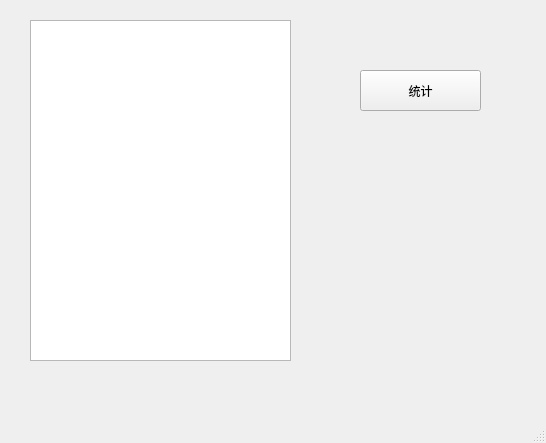
<?xml version="1.0" encoding="UTF-8"?>
<ui version="4.0">
 <class>MainWindow</class>
 <widget class="QMainWindow" name="MainWindow">
  <property name="geometry">
   <rect>
    <x>0</x>
    <y>0</y>
    <width>546</width>
    <height>443</height>
   </rect>
  </property>
  <property name="windowTitle">
   <string>MainWindow</string>
  </property>
  <widget class="QWidget" name="centralwidget">
   <widget class="QPushButton" name="pushButton">
    <property name="geometry">
     <rect>
      <x>360</x>
      <y>70</y>
      <width>121</width>
      <height>41</height>
     </rect>
    </property>
    <property name="text">
     <string>统计</string>
    </property>
   </widget>
   <widget class="QTextEdit" name="textEdit">
    <property name="geometry">
     <rect>
      <x>30</x>
      <y>20</y>
      <width>261</width>
      <height>341</height>
     </rect>
    </property>
   </widget>
  </widget>
  <widget class="QMenuBar" name="menubar">
   <property name="geometry">
    <rect>
     <x>0</x>
     <y>0</y>
     <width>546</width>
     <height>24</height>
    </rect>
   </property>
  </widget>
  <widget class="QStatusBar" name="statusbar"/>
 </widget>
 <resources/>
 <connections/>
</ui>
